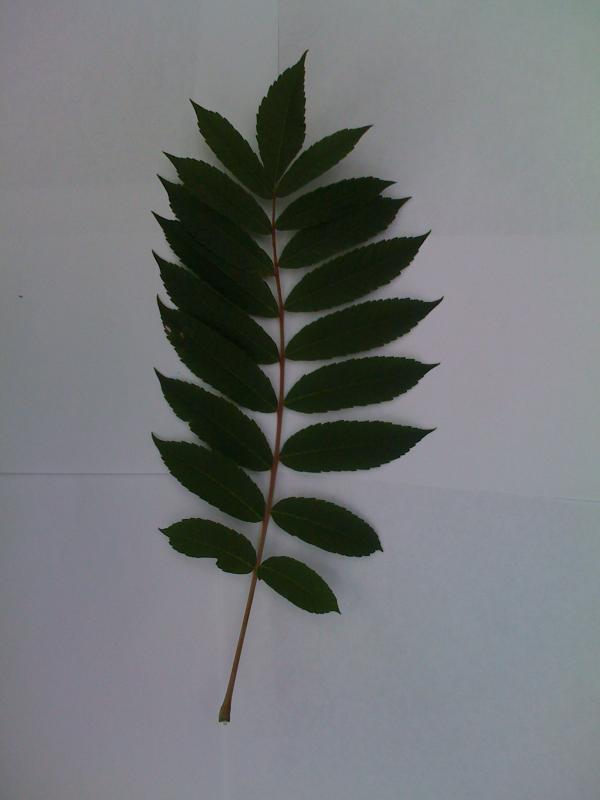
#> input picture Dataset/ailanthus_altissima/1258479449_0000.jpg, 600 x 800 px; its folder holds only this picture in this run
$ python otsu.py
#> lines starting #> are read from the running program, lines starting #| are printed output that depends on the picture; after the words box and inside, x2 and y2 are one past the last pixel; in counts of white or black regions, pixels touching at a corner belong together
# -*- coding: utf-8 -*-
# Import library
import os
import math
import numpy as np
from scipy import ndimage
from skimage.io import imread, imsave
from skimage import morphology
import matplotlib.pyplot as plt
from skimage.color import rgb2gray
from skimage.morphology import disk
from skimage.filters import threshold_otsu
# Import functions
from functions import show_images_ws
from functions import threshold_mean

# Directory
dir_in = './Dataset/ailanthus_altissima/'
dir_out = './Results Otsu/ailanthus_altissima/'
my_list = [x for x in os.listdir(dir_in) if x.endswith('.jpg')]

for file_name in my_list:

    img = imread(dir_in+file_name)
#> img is the input picture: shape (800, 600, 3); mean R, G, B 113.5, 116.3, 118.1
    image = rgb2gray(img)

    otsu = threshold_otsu(image)
#> otsu = 0.321
    img_bin = ((image > otsu) * 255).astype('uint8')
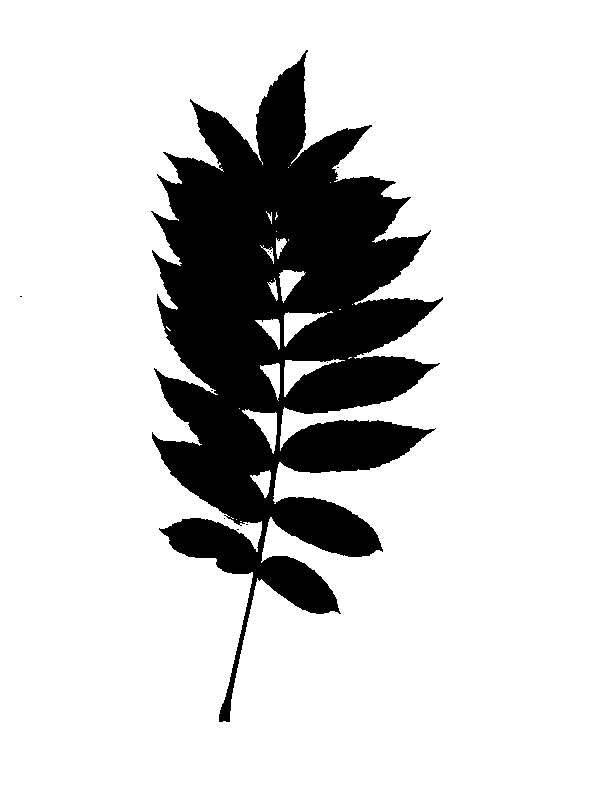
#> img_bin: shape (800, 600); 81.7% white; 11 black regions (10 under 20 px), largest, box (x1, y1, x2, y2) and area: (151, 50, 443, 722) 87669

    img_close = morphology.closing(img_bin, disk(11))
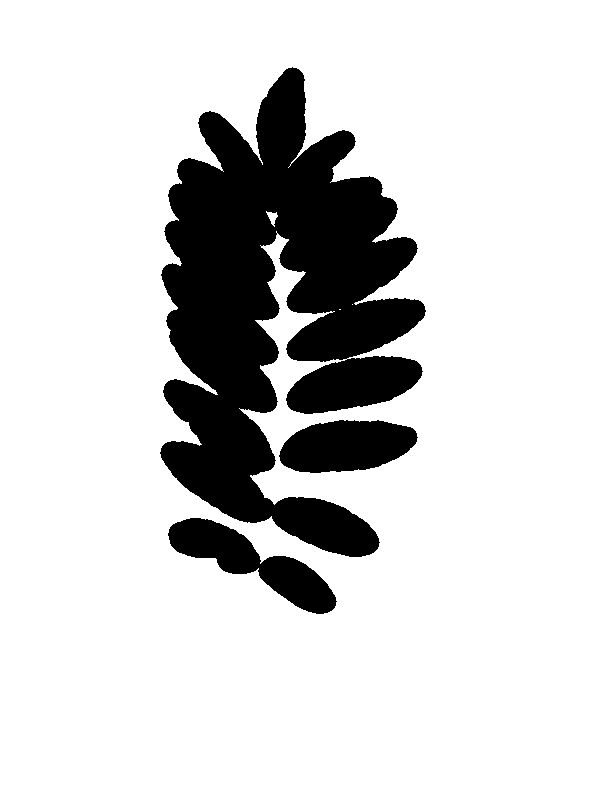
#> img_close: shape (800, 600); 82.9% white; 3 black regions, box (x1, y1, x2, y2) and area: (160, 67, 426, 557) 70457, (168, 518, 337, 614) 5988, (279, 420, 418, 473) 5611
    img_aux = img_bin - img_close
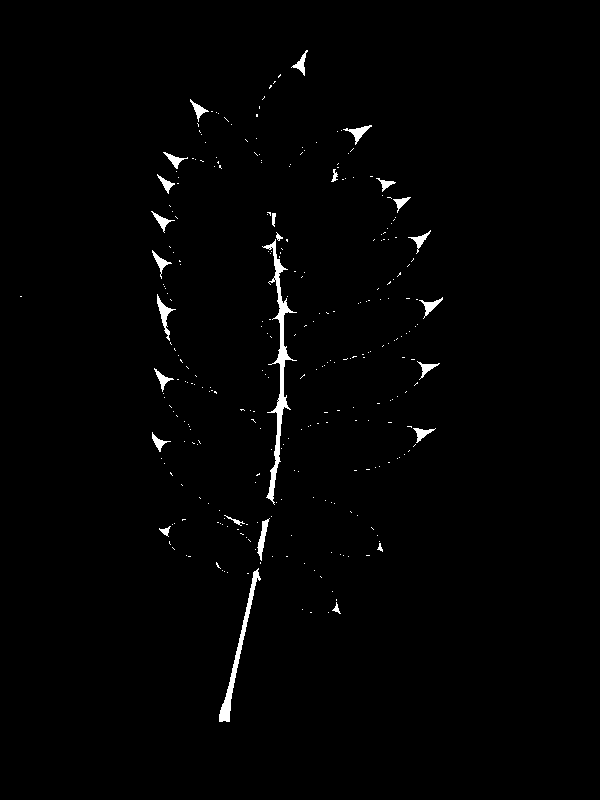
#> img_aux: shape (800, 600); values 0 (black) and 1 (white), 1.2% white; 295 white regions (269 under 20 px), largest, box (x1, y1, x2, y2) and area: (262, 239, 297, 505) 1545, (219, 568, 261, 722) 854, (157, 294, 176, 341) 240
    img_ero = morphology.erosion(img_aux, disk(4))
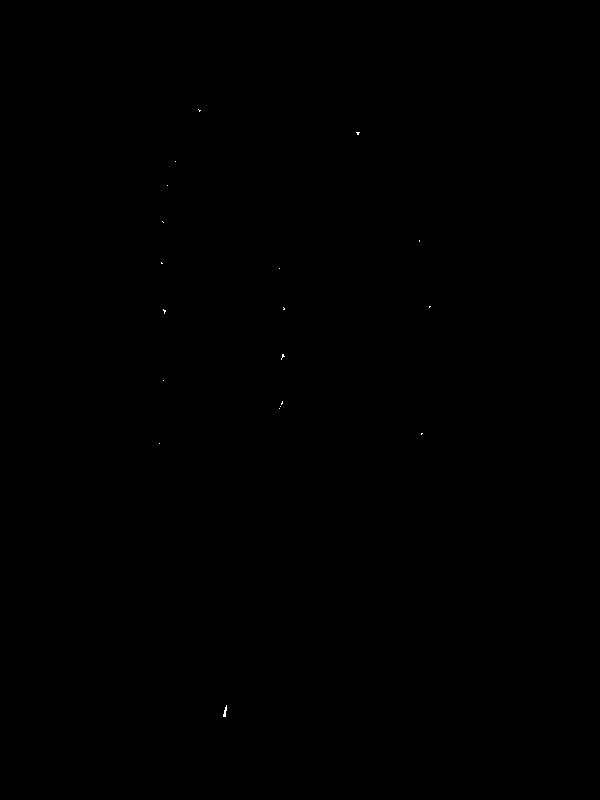
#> img_ero: shape (800, 600); values 0 (black) and 1 (white), 0.02% white in thin lines or dots, all inside (x1, y1, x2, y2) = (159, 109, 431, 717)
    img_dil = morphology.dilation(img_ero, disk(10))
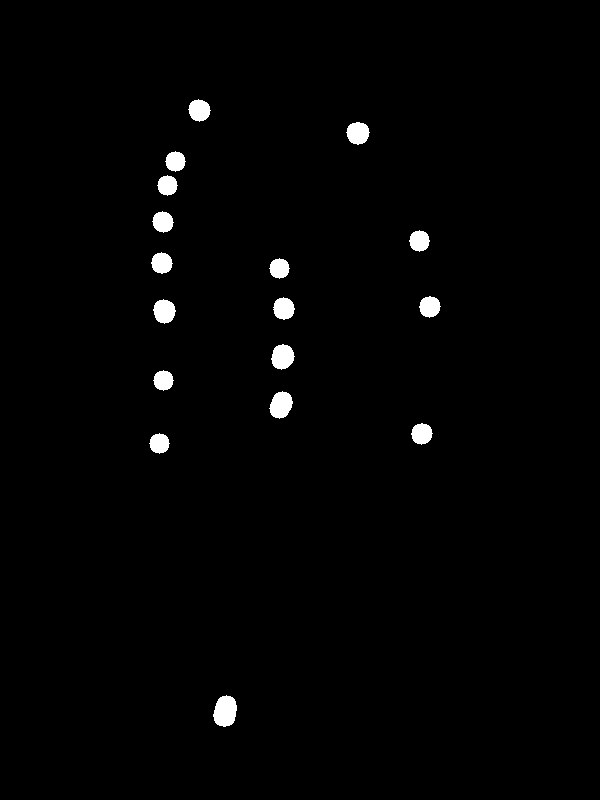
#> img_dil: shape (800, 600); values 0 (black) and 1 (white), 1.3% white; 17 white regions, largest, box (x1, y1, x2, y2) and area: (213, 695, 237, 727) 585, (269, 391, 293, 419) 476, (271, 344, 295, 370) 452

    _, n_comp = ndimage.label(img_dil)
#> n_comp = 17
    print('Number of components:', n_comp)
#| Number of components: 17

    # Plot
    fig = plt.figure(figsize=(10,10), dpi=80)
    a = fig.add_subplot(3,3,1); a.axis('off'); plt.imshow(img, cmap='gray'); a.set_title('Original')
    a = fig.add_subplot(3,3,2); plt.imshow(img_bin, cmap='gray'); a.set_title('Otsu'); a.axis('off')
    a = fig.add_subplot(3,3,3); plt.imshow(img_close, cmap='gray'); a.set_title('Closing'); a.axis('off')
    a = fig.add_subplot(3,3,4); plt.imshow(img_aux, cmap='gray'); a.set_title('Otsu - Closing'); a.axis('off')
    a = fig.add_subplot(3,3,5); plt.imshow(img_ero, cmap='gray'); a.set_title('Erosion'); a.axis('off')
    a = fig.add_subplot(3,3,6); plt.imshow(img_dil, cmap='gray'); a.set_title('Dilation'); a.axis('off')
    plt.tight_layout()
    plt.savefig(dir_out+file_name)
    #plt.show()

$ run again, on Dataset/ailanthus_altissima/1259042949_0010.jpg
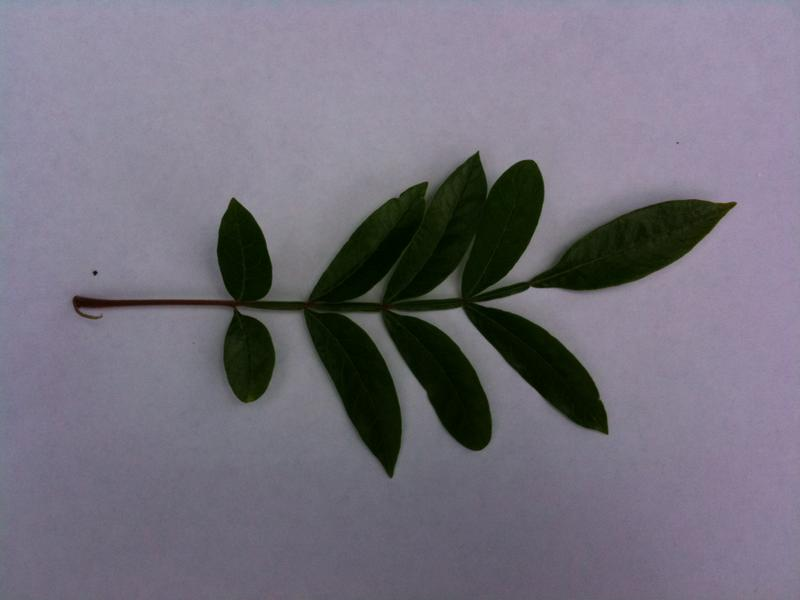
#> input picture Dataset/ailanthus_altissima/1259042949_0010.jpg, 800 x 600 px
#> img is the input picture: shape (600, 800, 3); mean R, G, B 116, 112.3, 124.5
#> otsu = 0.294
#> `img_bin = ((image > otsu) * 255).astype('uint8')`:
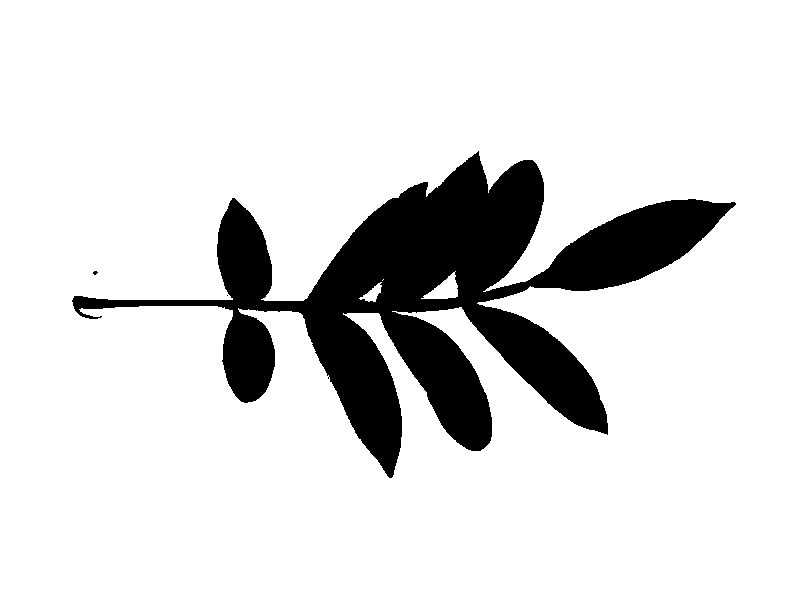
#> img_bin: shape (600, 800); 86.3% white; 3 black regions (2 under 20 px), largest, box (x1, y1, x2, y2) and area: (72, 151, 736, 478) 65803
#> img_close: shape (600, 800); 87.2% white; 6 black regions, box (x1, y1, x2, y2) and area: (300, 159, 544, 466) 29888, (544, 199, 722, 291) 9422, (384, 313, 492, 451) 7290, (470, 306, 607, 431) 7198, (217, 204, 272, 310) 4280, (222, 314, 275, 403) 3588
#> img_aux: shape (600, 800); values 0 (black) and 1 (white), 0.86% white; 97 white regions (86 under 20 px), largest, box (x1, y1, x2, y2) and area: (72, 296, 241, 319) 1361, (479, 269, 555, 302) 707, (415, 296, 483, 322) 597
#> img_ero: shape (600, 800); values 0 (black) and 1 (white), 0.1% white; 10 white regions (4 under 20 px), largest, box (x1, y1, x2, y2) and area: (424, 302, 457, 308) 110, (76, 300, 108, 306) 95, (487, 286, 525, 297) 91, (263, 305, 297, 308) 78, (361, 304, 375, 309) 48, (532, 277, 543, 284) 43
#> `img_dil = morphology.dilation(img_ero, disk(10))`:
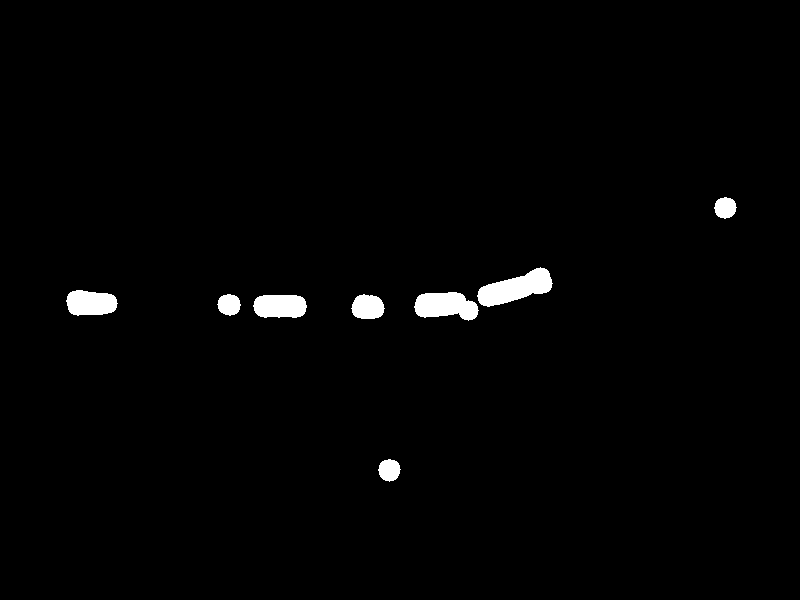
#> img_dil: shape (600, 800); values 0 (black) and 1 (white), 1.5% white; 8 white regions, largest, box (x1, y1, x2, y2) and area: (477, 267, 553, 307) 1640, (414, 292, 479, 321) 1362, (253, 295, 307, 318) 1088
#> n_comp = 8
#| Number of components: 8
